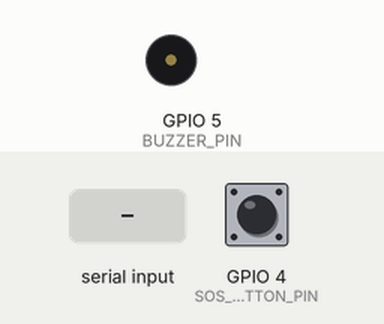
A sketch run on a simulated ESP32. On the bench: buzzer (waves = sounding, pin HIGH). The inputs (shaded band) are chosen by the test bench; at power-on: GPIO 4 (SOS_BUTTON_PIN) HIGH. WiFi joins after 1.5 s; servers stay silent unless stated; uploads are accepted with an empty reply; what the sketch prints to the serial monitor is not drawn.

Above: at 2.7 s.
2.8 s: GPIO 4 (SOS_BUTTON_PIN) pulled LOW for 0.15 s
At 5.1 s:
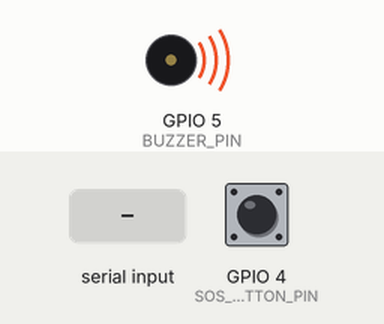
5.9 s: "LAT:\n" received over Serial
8.9 s: "LON:\n" received over Serial
Timing chart, 0 to 17.9 s (numbered marks = the images above; inputs shaded):
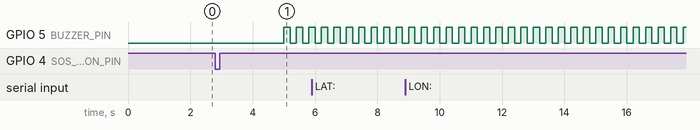

Measured:
- after the input at 2.8 s, GPIO 5 (BUZZER_PIN): alternates HIGH for 0.20 s and LOW for 0.20 s, starting after 2.2 s

The sketch:

esp32_safety_device.ino
```cpp
#include <WiFi.h>
#include <HTTPClient.h>
#include <ArduinoJson.h>

// --- Configuration ---
const char* ssid = "YOUR_WIFI_SSID";
const char* password = "YOUR_WIFI_PASSWORD";

// Make sure to include http:// and port
const String API_BASE_URL = "http://10.123.18.7:8000";
const String DEVICE_ID = "ESP32-001";

// --- Hardware Pins ---
const int SOS_BUTTON_PIN = 4;
const int BUZZER_PIN = 5;

// --- State Variables ---
unsigned long lastLocationUpdate = 0;
const unsigned long LOCATION_UPDATE_INTERVAL = 30000; // 30 seconds
bool isBuzzerActive = false;

// --- Simulation Coordinates (Since no real GPS hardware is assumed) ---
float currentLat = 16.502;
float currentLon = 80.642;

void setup() {
  Serial.begin(115200);

  pinMode(SOS_BUTTON_PIN, INPUT_PULLUP);
  pinMode(BUZZER_PIN, OUTPUT);
  digitalWrite(BUZZER_PIN, LOW);

  // Connect to Wi-Fi
  Serial.print("Connecting to WiFi: ");
  Serial.println(ssid);
  WiFi.begin(ssid, password);

  while (WiFi.status() != WL_CONNECTED) {
    delay(500);
    Serial.print(".");
  }

  Serial.println("\nWiFi connected!");
  Serial.print("IP address: ");
  Serial.println(WiFi.localIP());
}

void loop() {
  // 1. Check SOS Button
  if (digitalRead(SOS_BUTTON_PIN) == LOW) {
    Serial.println("SOS Button Pressed!");
    triggerSOS();
    // Debounce delay
    delay(2000);
  }

  // 2. Periodic Location Update
  if (millis() - lastLocationUpdate > LOCATION_UPDATE_INTERVAL) {
    lastLocationUpdate = millis();
    sendLocationUpdate();
  }

  // 3. Handle Buzzer
  if (isBuzzerActive) {
    // Simple beep pattern
    digitalWrite(BUZZER_PIN, HIGH);
    delay(200);
    digitalWrite(BUZZER_PIN, LOW);
    delay(200);
  } else {
    digitalWrite(BUZZER_PIN, LOW);
  }

  // Optional: Read Serial for manual coordinate simulation
  if (Serial.available() > 0) {
    String input = Serial.readStringUntil('\n');
    if (input.startsWith("LAT:")) {
      currentLat = input.substring(4).toFloat();
      Serial.print("New Lat: "); Serial.println(currentLat);
    } else if (input.startsWith("LON:")) {
      currentLon = input.substring(4).toFloat();
      Serial.print("New Lon: "); Serial.println(currentLon);
    }
  }
}

void triggerSOS() {
  if (WiFi.status() == WL_CONNECTED) {
    HTTPClient http;
    String url = API_BASE_URL + "/api/iot/sos";

    http.begin(url);
    http.addHeader("Content-Type", "application/json");

    StaticJsonDocument<200> doc;
    doc["device_id"] = DEVICE_ID;
    doc["latitude"] = currentLat;
    doc["longitude"] = currentLon;

    String requestBody;
    serializeJson(doc, requestBody);

    int httpResponseCode = http.POST(requestBody);

    if (httpResponseCode > 0) {
      Serial.print("SOS HTTP Response code: ");
      Serial.println(httpResponseCode);
      // Activate buzzer to confirm SOS sent
      isBuzzerActive = true;
    } else {
      Serial.print("Error sending SOS: ");
      Serial.println(httpResponseCode);
    }

    http.end();
  }
}

void sendLocationUpdate() {
  if (WiFi.status() == WL_CONNECTED) {
    HTTPClient http;
    String url = API_BASE_URL + "/api/iot/location";

    http.begin(url);
    http.addHeader("Content-Type", "application/json");

    StaticJsonDocument<200> doc;
    doc["device_id"] = DEVICE_ID;
    doc["latitude"] = currentLat;
    doc["longitude"] = currentLon;

    String requestBody;
    serializeJson(doc, requestBody);

    int httpResponseCode = http.POST(requestBody);

    if (httpResponseCode > 0) {
      String response = http.getString();
      Serial.println("Location Update Sent. Response:");
      Serial.println(response);

      // Check if we are in a risk zone based on response
      StaticJsonDocument<512> responseDoc;
      deserializeJson(responseDoc, response);

      bool inRiskZone = responseDoc["risk_zone"];
      if (inRiskZone) {
        Serial.println("WARNING: Entered Potential Risk Zone!");
        isBuzzerActive = true;
      } else {
        isBuzzerActive = false;
      }

    } else {
      Serial.print("Error sending location: ");
      Serial.println(httpResponseCode);
    }

    http.end();
  }
}
```
